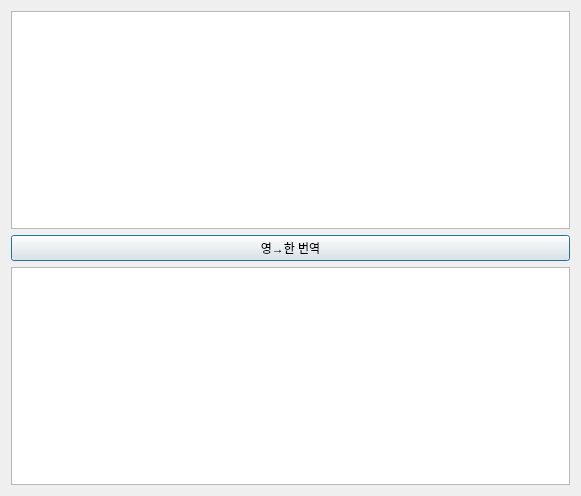
<?xml version="1.0" encoding="UTF-8"?>
<ui version="4.0">
 <class>Dialog</class>
 <widget class="QDialog" name="Dialog">
  <property name="geometry">
   <rect>
    <x>0</x>
    <y>0</y>
    <width>581</width>
    <height>496</height>
   </rect>
  </property>
  <property name="windowTitle">
   <string>영/한 번역</string>
  </property>
  <layout class="QGridLayout" name="gridLayout_4">
   <item row="0" column="0">
    <layout class="QGridLayout" name="gridLayout_3">
     <item row="0" column="0">
      <widget class="QPlainTextEdit" name="plainTextEditEng"/>
     </item>
    </layout>
   </item>
   <item row="1" column="0">
    <widget class="QPushButton" name="pushButton_engtokor">
     <property name="text">
      <string>영→한 번역</string>
     </property>
    </widget>
   </item>
   <item row="2" column="0">
    <layout class="QGridLayout" name="gridLayout_5">
     <item row="0" column="0">
      <widget class="QPlainTextEdit" name="plainTextEditKor"/>
     </item>
    </layout>
   </item>
  </layout>
 </widget>
 <resources/>
 <connections/>
</ui>
